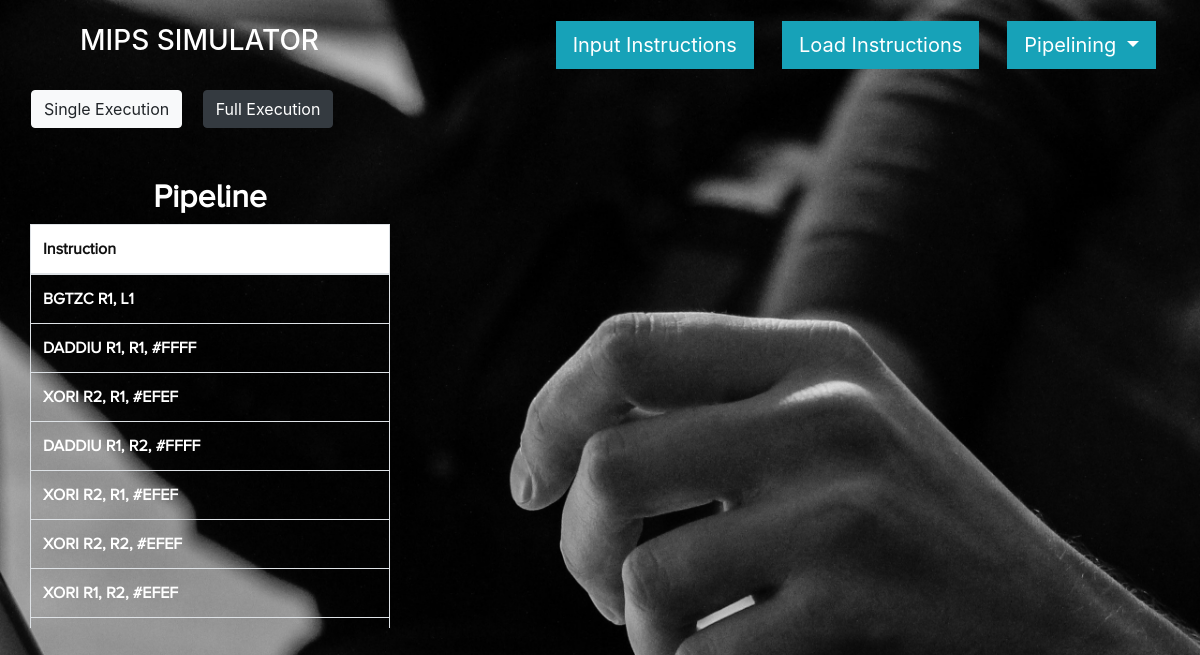
/pipelinemap/, run on the app's committed database.
### mips/models.py (models this page shows, shortened)
class Codes(models.Model):
    address = models.CharField(max_length=10)
    rep = models.CharField(max_length=8)
    label = models.CharField(max_length=30)
    instruction = models.CharField(max_length=40)
    status = models.IntegerField(default=0)
    class Meta:
        verbose_name_plural = "Codes"

### mips/views.py (the view, shortened to what this page needs)
# urls.py: url(r'^pipelinemap/$', views.pipelinemap, name='pipelinemap'),
def pipelinemap(request):
    arrpln = pipelnmap()
    maxsize = len(arrpln[-1])
    for a in arrpln:
        if len(a) < maxsize :
            for i in range(0,maxsize-len(a)):
                a.append(" ")
    plist = Codes.objects.all()
    if request.method == 'GET':
        cycle = []
        data = request.GET.get('singleexec')
        fulldata = request.GET.get('fullexec')
        if fulldata != None:
            context = {
                'arrpln': arrpln,
            }
            return JsonResponse(context)
    context={
        'plist':plist,
        'maxsize': maxsize,
    }
    return render(request, 'mips/pipeline.html', context)

### mips/templates/mips/pipeline.html (shortened to what this page needs)
{% extends 'mips/extends/header.html' %}
{% block body %}
    <div class="container-fluid">
        <button type="button" class="btn btn-light ml-3" value="1" id="single" size="{{ maxsize }}" >Single Execution</button>
        <button type="button" class="btn btn-dark ml-3" id="full" size="{{ maxsize }}">Full Execution</button>
        <div class="table-container" style="height:500px; overflow: scroll;">
            <div class="col-lg-4 col-lg-offset-4">
                <h2 align="center"><strong>Pipeline</strong></h2>
                <table class="table table-bordered" style="overflow:scroll;">
                    <thead>
                        <tr id="tablehead" style="background-color: white; color: #111111;">
                            <th>Instruction</th>
                        </tr>
                    </thead>
                    <tbody>
                        {% for p in plist %}
                        <tr id="instr{{ p.id }}">
                            <th>{{ p.instruction }}</th>
                        </tr>
                        {% endfor %}
                    </tbody>
                </table>
            </div>
        </div>
    </div>
{% endblock %}

### mips/static/css/index.css (style rules this page uses)
body { margin: 0; padding: 0; background: url(/mips/static/image/bg1.jpg) no-repeat; background-attachment: fixed; background-position: center; background-repeat: no-repeat; background-size: cover; overflow-y: hidden; }
.table-container { color: white; font-family: Proxima; }
.col-lg-offset-4 { margin-top: 50px; }

### data on the page
Codes: instruction "BGTZC R1, L1"
Codes: instruction "DADDIU R1, R1, #FFFF"
Codes: instruction "XORI R2, R1, #EFEF"
Codes: instruction "DADDIU R1, R2, #FFFF"
Codes: instruction "XORI R2, R1, #EFEF"
Codes: instruction "XORI R2, R2, #EFEF"
Codes: instruction "XORI R1, R2, #EFEF"
